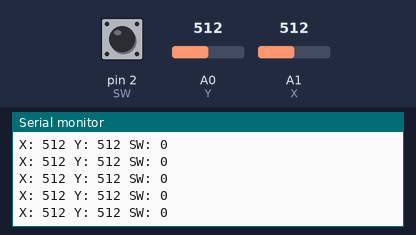
Bench run of a sketch on a simulated Arduino Uno, built with avr-gcc and run on an emulated ATmega328P. Parts: the last lines printed to the serial monitor. The inputs (shaded band) are chosen by the test bench; at power-on: A0 (Y) = 512, A1 (X) = 512, pin 2 (SW) LOW.

Above: at 1.2 s.
1.3 s: A0 (Y) set to 716
At 1.68 s:
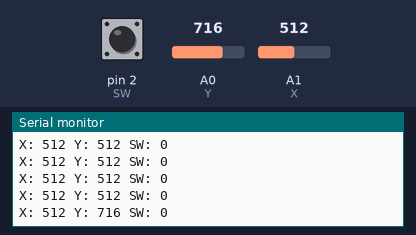
2.8 s: A1 (X) set to 716
At 2.94 s:
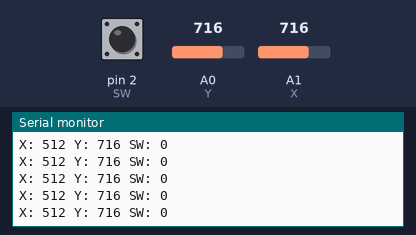
4.3 s: pin 2 (SW) pulled HIGH for 0.3 s
At 4.69 s:
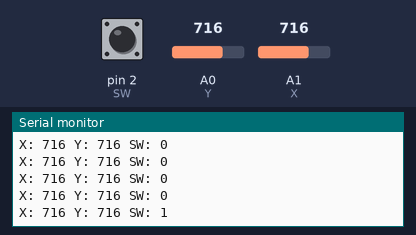
6.1 s: A0 (Y) set to 1023
At 6.2 s:
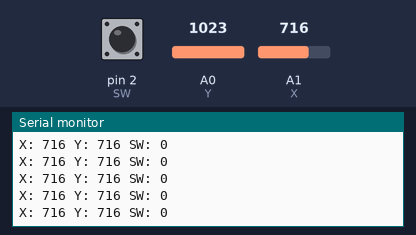
9.1 s: A1 (X) set to 0
At 9.21 s:
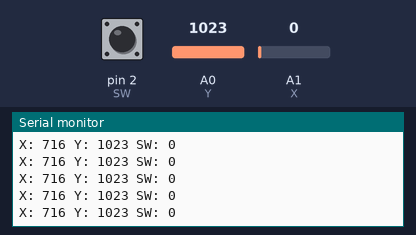
12.1 s: A0 (Y) set to 0
At 12.21 s:
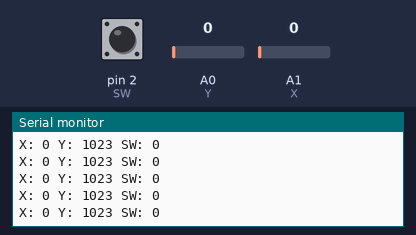
Timing chart, 0 to 15.1 s (numbered marks = the images above; inputs shaded):
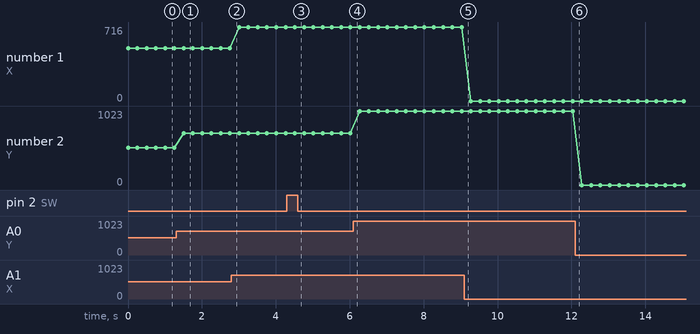

The sketch:

mouse.ino
```cpp
int SW = 2;
int X = A1;
int Y = A0;

void setup() {
  pinMode(SW, INPUT); // port 2 of arduino uno card is an input
  Serial.begin(9600);
}

void loop() {
  Serial.print("X: ");
  Serial.print(analogRead(X));
  Serial.print(" Y: ");
  Serial.print(analogRead(Y));
  Serial.print(" SW: ");
  Serial.println(digitalRead(SW));
  delay(250);
}
```

Measured:
- after the input at 1.3 s, the serial monitor: prints a new line after 0.20 s (image 1)
- after the input at 4.3 s, the serial monitor: prints a new line after 0.21 s (image 3)
- plotted number 2: 512 → 716 after the input at 1.3 s, 716 → 1023 after the input at 6.1 s
